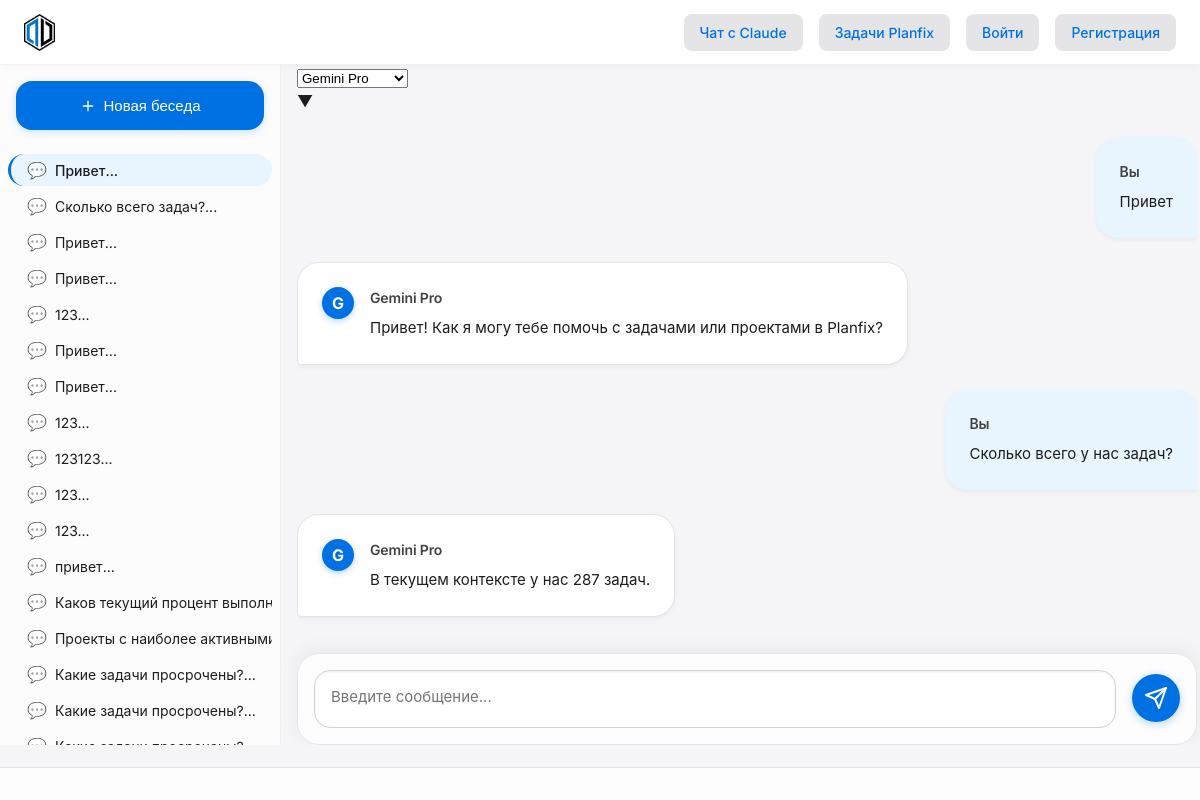
Before: /conversation/33/ with the older database file.
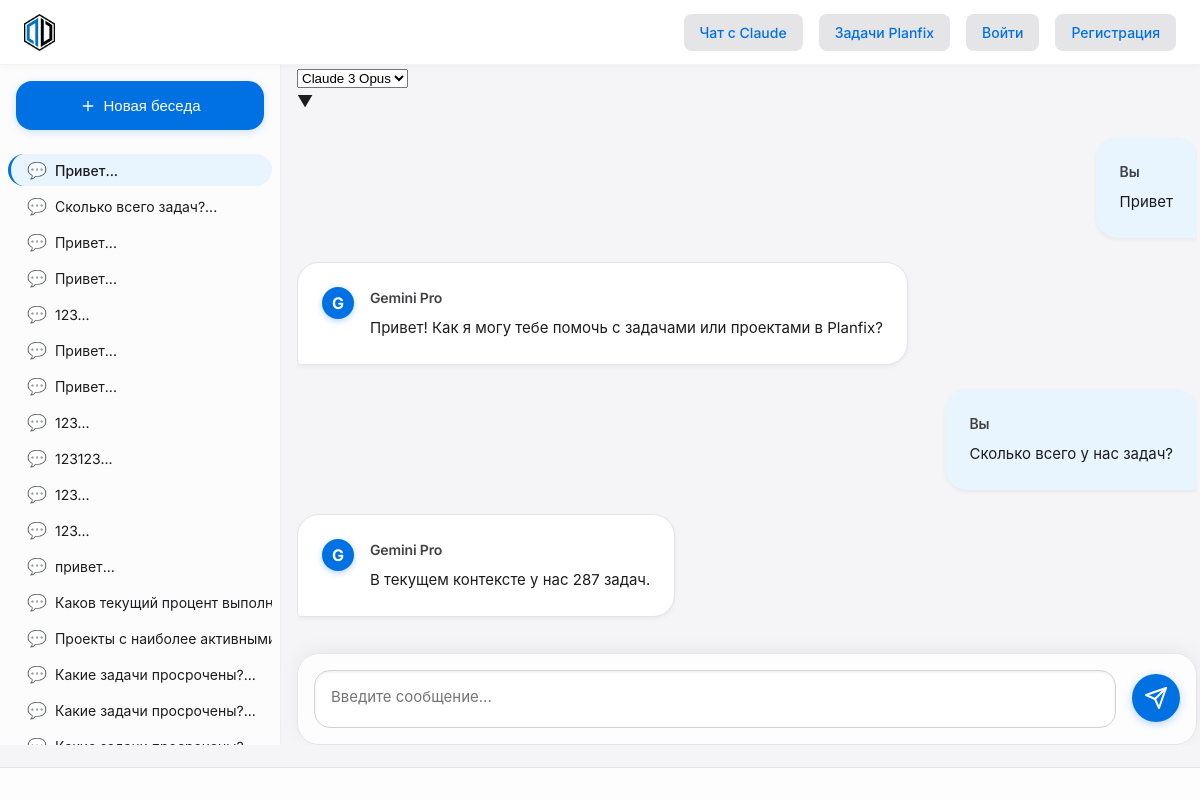
After: the same page with the newer database file.
### chat/models/conversation.py (models this page shows, shortened)
class Conversation(models.Model):
    user = models.ForeignKey('User', on_delete=models.CASCADE, related_name='conversations')
    title = models.CharField(max_length=255)
    ai_model = models.ForeignKey('AIModel', on_delete=models.SET_NULL, null=True, related_name='conversations')
    planfix_task_id = models.CharField(max_length=100, blank=True, null=True)
    planfix_project_id = models.CharField(max_length=100, blank=True, null=True)
    created_at = models.DateTimeField(auto_now_add=True)
    updated_at = models.DateTimeField(auto_now=True)
    is_archived = models.BooleanField(default=False)
    summary = models.TextField(blank=True, null=True)
    class Meta:
        ordering = ['-updated_at']
        verbose_name = _('Беседа')
        verbose_name_plural = _('Беседы')
        indexes = [
            models.Index(fields=['user', '-updated_at']),
            models.Index(fields=['planfix_task_id']),
            models.Index(fields=['planfix_project_id']),
        ]

### chat/models/ai_model.py (models this page shows, shortened)
class AIModel(models.Model):
    MODEL_TYPES = (
        ('claude', 'Claude AI'),
        ('gpt', 'ChatGPT'),
        ('deepseek', 'DeepSeek'),
    )
    name = models.CharField(max_length=50)
    model_type = models.CharField(max_length=20, choices=MODEL_TYPES)
    version = models.CharField(max_length=50)
    api_base_url = models.CharField(max_length=255)
    is_active = models.BooleanField(default=True)
    created_at = models.DateTimeField(auto_now_add=True)
    updated_at = models.DateTimeField(auto_now=True)
    class Meta:
        verbose_name = _('ИИ-модель')
        verbose_name_plural = _('ИИ-модели')
        ordering = ['name']

### chat/views.py (the view)
# urls.py: path('conversation/<int:conversation_id>/', views.conversation, name='conversation'),
def conversation(request, conversation_id):
    user, created = User.objects.get_or_create(
        username='anonymous',
        defaults={
            'role': 'user',
            'is_active': True
        }
    )
    conversation = get_object_or_404(Conversation, id=conversation_id, user=user)
    messages = Message.objects.filter(conversation=conversation).order_by('created_at')
    conversations = Conversation.objects.filter(user=user).order_by('-updated_at')
    ai_models = AIModel.objects.filter(is_active=True).order_by('name')
    context = {
        'conversation': conversation,
        'messages': messages,
        'conversations': conversations,
        'ai_models': ai_models,
    }
    return render(request, 'chat/conversation_apple.html', context)

### chat/context_processors.py (called while the page is built)
def conversations_list(request):
    user, created = User.objects.get_or_create(username='anonymous')
    conversations = Conversation.objects.filter(user=user).order_by('-updated_at')
    return {
        'conversations': conversations
    }

### templates/chat/conversation_apple.html (shortened to what this page needs)
{% extends 'base_apple.html' %}
{% load static %}
{% block content %}
<div class="app-layout">
    <div class="sidebar">
        <button id="newChatButton" class="new-chat-button">
            <svg xmlns="http://www.w3.org/2000/svg" width="16" height="16" viewBox="0 0 24 24" fill="none" stroke="currentColor" stroke-width="2" stroke-linecap="round" stroke-linejoin="round">
                <line x1="12" y1="5" x2="12" y2="19"></line>
                <line x1="5" y1="12" x2="19" y2="12"></line>
            </svg>
            Новая беседа
        </button>
        <div class="conversations-list">
            {% for conv in conversations %}
            <a href="{% url 'chat:conversation' conversation_id=conv.id %}" class="conversation-item {% if conv.id == conversation.id %}active{% endif %}">
                {{ conv.title }}
            </a>
            {% endfor %}
        </div>
    </div>
    <div class="content">
        <div class="chat-container" data-conversation-id="{{ conversation.id }}">
            <div class="chat-header">
                <div class="model-selector">
                    <div class="model-select-wrapper">
                        <select id="aiModelSelect" class="model-select">
                            {% for model in ai_models %}
                            <option value="{{ model.id }}" {% if model.id == conversation.ai_model.id %}selected{% endif %}>
                                {{ model.name }}
                            </option>
                            {% endfor %}
                        </select>
                        <div class="model-select-arrow">▼</div>
                    </div>
                </div>
            </div>
            <div class="chat-messages" id="chatMessages">
                {% for message in messages %}
                <div class="message {{ message.role }}">
                    {% if message.role == 'assistant' %}
                    <div class="assistant-avatar">{{ message.ai_model_used.name|first|upper }}</div>
                    <div class="message-content-wrapper">
                    {% endif %}
                        <div class="message-role">
                            {% if message.role == 'user' %}
                            Вы
                            {% else %}
                            {{ message.ai_model_used.name }}
                            {% endif %}
                        </div>
                        <div class="message-content">{{ message.content }}</div>
                    {% if message.role == 'assistant' %}
                    </div>
                    {% endif %}
                </div>
                {% empty %}
                <div class="welcome-message">
                    <h1>Привет! Я {{ conversation.ai_model.name }}.</h1>
                    <p>Задайте мне вопрос, и я постараюсь помочь.</p>
                </div>
                {% endfor %}
            </div>
            <div class="chat-input-container">
                <form id="messageForm" class="message-form">
                    <textarea
                        id="messageInput"
                        class="message-input"
                        placeholder="Введите сообщение..."
                        rows="1"
                        autocomplete="off"
                    ></textarea>
                    <button type="submit" class="send-button">
                    </button>
                </form>
            </div>
        </div>
    </div>
</div>
{% endblock %}

Changed rows visible on the page:
changed Conversation: ai_model.name "Gemini Pro" → "Claude 3 Opus"
